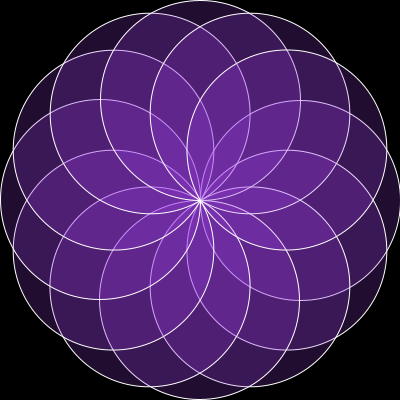
Frame 1 (no input)
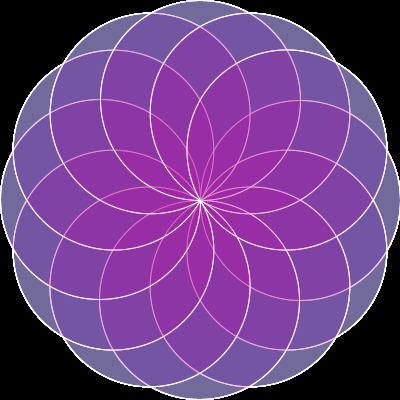
Frame 60 (the mouse pressed at the canvas centre just before this capture)
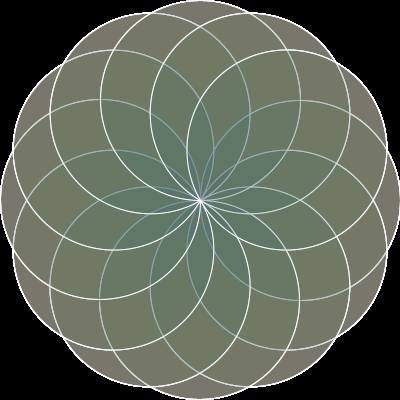
Frame 120 (the mouse held since frame 60 and released just before this capture)

The Processing sketch that drew these frames (run headless with seeded random() and noise(); from frame 60 on, the mouse is pressed at the canvas centre):

// Processing sketch: flower2
// ── flower2.pde
void setup()
{
  size(400, 400);
  ellipseMode(RADIUS);
  background(0);
  stroke(255);
  frameRate(5);
}

int i = 0;
void draw()
{
  fill(random(255), random(255), random(255), 50);
  pushMatrix();
  translate(200, 200);
  
  for(int i=0; i<12; i++) {
    float theta = radians(i*30);
    pushMatrix();
      rotate(theta);
      translate(100, 0);
      ellipse(0, 0, 100, 100);
    popMatrix();
  }
  popMatrix();
}
